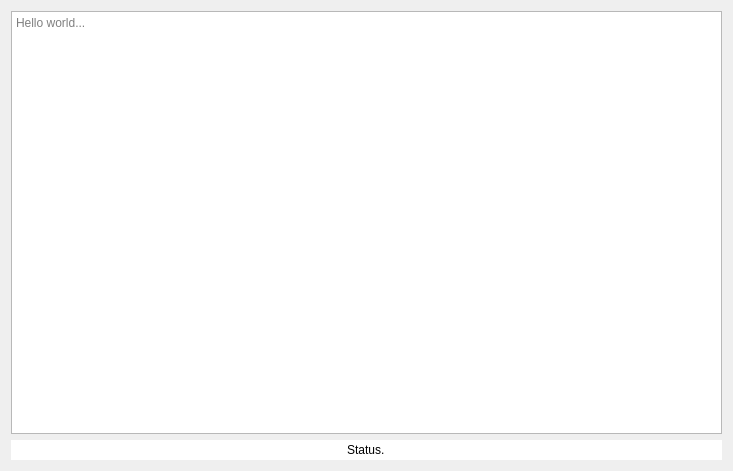
<?xml version="1.0" encoding="UTF-8"?>
<ui version="4.0">
 <class>ScratchpadWidget</class>
 <widget class="QWidget" name="ScratchpadWidget">
  <property name="geometry">
   <rect>
    <x>0</x>
    <y>0</y>
    <width>733</width>
    <height>471</height>
   </rect>
  </property>
  <property name="windowTitle">
   <string>Form</string>
  </property>
  <layout class="QGridLayout" name="gridLayout">
   <item row="0" column="0">
    <widget class="QTextBrowser" name="text_browser">
     <property name="documentTitle">
      <string>scratchpad.txt</string>
     </property>
     <property name="readOnly">
      <bool>false</bool>
     </property>
     <property name="placeholderText">
      <string>Hello world...</string>
     </property>
    </widget>
   </item>
   <item row="1" column="0">
    <widget class="QLineEdit" name="status_lineedit">
     <property name="text">
      <string>Status.</string>
     </property>
     <property name="frame">
      <bool>false</bool>
     </property>
     <property name="alignment">
      <set>Qt::AlignCenter</set>
     </property>
     <property name="readOnly">
      <bool>true</bool>
     </property>
     <property name="clearButtonEnabled">
      <bool>false</bool>
     </property>
    </widget>
   </item>
  </layout>
 </widget>
 <resources/>
 <connections/>
</ui>
